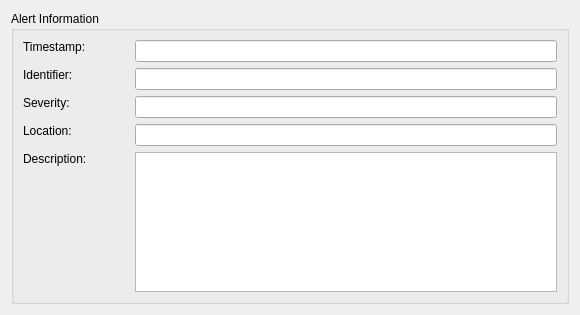
<?xml version="1.0" encoding="UTF-8"?>
<ui version="4.0">
 <class>DlgAlert</class>
 <widget class="QDialog" name="DlgAlert">
  <property name="geometry">
   <rect>
    <x>0</x>
    <y>0</y>
    <width>580</width>
    <height>315</height>
   </rect>
  </property>
  <property name="windowTitle">
   <string>QPF Alert Information</string>
  </property>
  <layout class="QVBoxLayout" name="verticalLayout_2">
   <item>
    <widget class="QGroupBox" name="groupBox">
     <property name="title">
      <string>Alert Information</string>
     </property>
     <layout class="QVBoxLayout" name="verticalLayout">
      <item>
       <layout class="QGridLayout" name="gridLayout" rowstretch="1,1,1,1,5" columnstretch="1,4">
        <item row="4" column="0">
         <widget class="QLabel" name="label_5">
          <property name="text">
           <string>Description:</string>
          </property>
          <property name="alignment">
           <set>Qt::AlignLeading|Qt::AlignLeft|Qt::AlignTop</set>
          </property>
         </widget>
        </item>
        <item row="1" column="0">
         <widget class="QLabel" name="label_2">
          <property name="text">
           <string>Identifier:</string>
          </property>
          <property name="alignment">
           <set>Qt::AlignLeading|Qt::AlignLeft|Qt::AlignTop</set>
          </property>
         </widget>
        </item>
        <item row="2" column="0">
         <widget class="QLabel" name="label_3">
          <property name="text">
           <string>Severity:</string>
          </property>
          <property name="alignment">
           <set>Qt::AlignLeading|Qt::AlignLeft|Qt::AlignTop</set>
          </property>
         </widget>
        </item>
        <item row="3" column="0">
         <widget class="QLabel" name="label_4">
          <property name="text">
           <string>Location:</string>
          </property>
          <property name="alignment">
           <set>Qt::AlignLeading|Qt::AlignLeft|Qt::AlignTop</set>
          </property>
         </widget>
        </item>
        <item row="0" column="0">
         <widget class="QLabel" name="label">
          <property name="text">
           <string>Timestamp:</string>
          </property>
          <property name="alignment">
           <set>Qt::AlignLeading|Qt::AlignLeft|Qt::AlignTop</set>
          </property>
         </widget>
        </item>
        <item row="0" column="1">
         <widget class="QLineEdit" name="edTimestamp"/>
        </item>
        <item row="2" column="1">
         <widget class="QLineEdit" name="edSeverity"/>
        </item>
        <item row="1" column="1">
         <widget class="QLineEdit" name="edID"/>
        </item>
        <item row="3" column="1">
         <widget class="QLineEdit" name="edComponent"/>
        </item>
        <item row="4" column="1">
         <widget class="QTextEdit" name="textedDescription"/>
        </item>
       </layout>
      </item>
     </layout>
    </widget>
   </item>
  </layout>
 </widget>
 <resources/>
 <connections/>
</ui>
